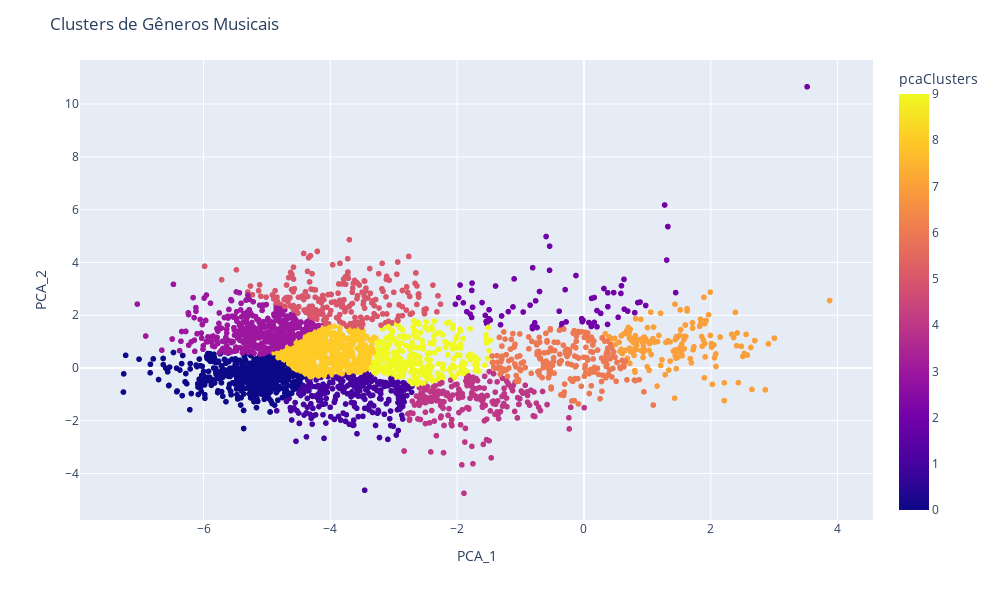

Here is the notebook cell this chart was saved with:
### Code cell
fig = px.scatter(data_clusters_generos.toPandas(), x="PCA_1", y="PCA_2", color="pcaClusters", hover_data=["genres", "pcaClusters", "PCA_1", "PCA_2"])
fig.update_layout(width=1000, height=600, title_text="Clusters de Gêneros Musicais")

fig.show()

### Figure 1 — Plotly figure (JSON) as saved in the notebook; plotly's stock layout.template omitted (floating-point values rounded to 4 significant figures; data arrays with more than 128 entries replaced by an {"elided": "..."} marker saying what was removed)
{"data": [{"customdata": {"elided": "2973x2 mixed values"}, "hovertemplate": "PCA_1=%{x}<br>PCA_2=%{y}<br>genres=%{customdata[0]}<br>pcaClusters=%{marker.color}<extra></extra>", "legendgroup": "", "marker": {"color": {"elided": "2973 int values"}, "coloraxis": "coloraxis", "symbol": "circle"}, "mode": "markers", "name": "", "showlegend": false, "type": "scattergl", "x": {"elided": "2973 float values"}, "xaxis": "x", "y": {"elided": "2973 float values"}, "yaxis": "y"}], "layout": {"coloraxis": {"colorbar": {"title": {"text": "pcaClusters"}}, "colorscale": [[0, "#0d0887"], [0.1111, "#46039f"], [0.2222, "#7201a8"], [0.3333, "#9c179e"], [0.4444, "#bd3786"], [0.5556, "#d8576b"], [0.6667, "#ed7953"], [0.7778, "#fb9f3a"], [0.8889, "#fdca26"], [1, "#f0f921"]]}, "height": 600, "legend": {"tracegroupgap": 0}, "margin": {"t": 60}, "title": {"text": "Clusters de Gêneros Musicais"}, "width": 1000, "xaxis": {"anchor": "y", "domain": [0, 1], "title": {"text": "PCA_1"}}, "yaxis": {"anchor": "x", "domain": [0, 1], "title": {"text": "PCA_2"}}}}
